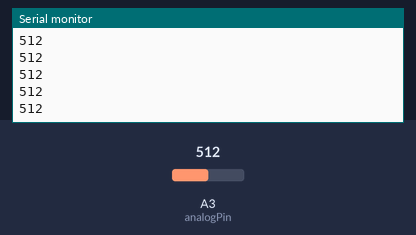
The sketch below on a simulated Arduino Uno, built with avr-gcc and run on an emulated ATmega328P. On the bench: the last lines printed to the serial monitor. Inputs (shaded band) come from the test bench; at power-on: A3 (analogPin) = 512.

Above: at 1.2 s.
1.3 s: A3 (analogPin) set to 716
At 1.31 s:
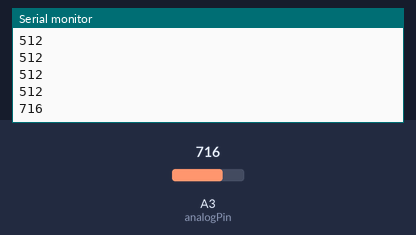
2.8 s: A3 (analogPin) set to 900
At 2.81 s:
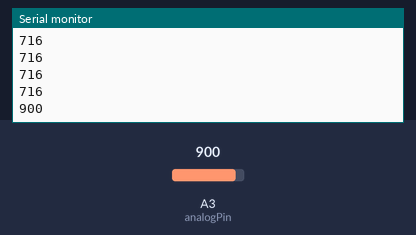
Timing chart, 0 to 5.8 s (numbered marks = the images above; inputs shaded):
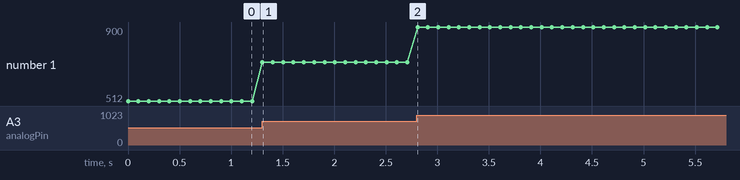

Measured:
- after the input at 1.3 s, the serial monitor: prints a new line at once (image 1)
- after the input at 2.8 s, the serial monitor: prints a new line at once (image 2)
- plotted number 1: 512 → 716 after the input at 1.3 s, 716 → 900 after the input at 2.8 s

The sketch:

flame_test.ino
```cpp
int analogPin = A3; // KY-026 analog interface
int analogVal; //analog readings

void setup(){

  Serial.begin(9600);
}

void loop()
{

  // Read the analog interface
  analogVal = analogRead(analogPin);
  Serial.println(analogVal); // print analog value to serial

  delay(100);
}
```
